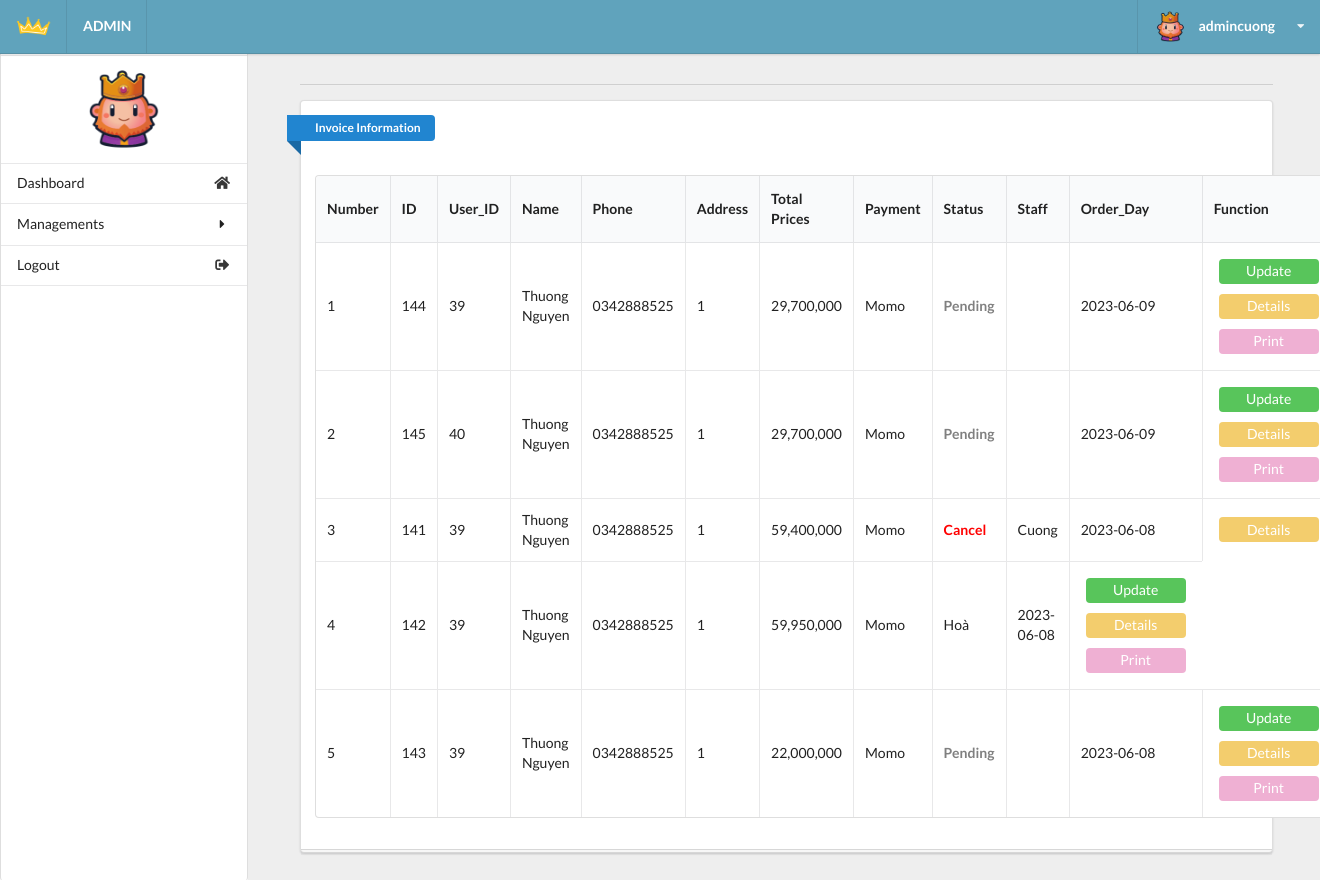
The app's page /admin/admin.php?act=invoice (signed in) with its own data.
### tables this page shows
CREATE TABLE `tbl_order` (
  `id` int(9) NOT NULL,
  `invoice_id` varchar(20) NOT NULL,
  `total_prices` double(10,0) NOT NULL DEFAULT 0,
  `payment` tinyint(1) NOT NULL DEFAULT 1,
  `id_user` int(11) NOT NULL,
  `fname` varchar(20) NOT NULL,
  `lname` varchar(20) NOT NULL,
  `phone` varchar(20) NOT NULL,
  `email` varchar(50) NOT NULL,
  `address` varchar(255) NOT NULL,
  `notes` varchar(255) NOT NULL DEFAULT 'Not note',
  `due_date` date NOT NULL,
  `status` varchar(20) NOT NULL DEFAULT 'Pending',
  `employee_pr` int(11) DEFAULT NULL
);

CREATE TABLE `tbl_user` (
  `id` int(11) NOT NULL,
  `name_us` varchar(50) DEFAULT NULL,
  `address_us` varchar(100) DEFAULT NULL,
  `email` varchar(50) NOT NULL,
  `user` varchar(20) NOT NULL,
  `password_us` varchar(20) NOT NULL,
  `role_us` tinyint(1) NOT NULL DEFAULT 0
);

### model/invoicedb.php (called while the page is built, shortened)
<?php
    function getall_invoice(){
        $conn=connectdb();
        $stmt = $conn->prepare("SELECT * FROM tbl_order ORDER BY due_date DESC");
        $stmt->execute();
        $kq=$stmt->fetchAll();
        return $kq;
    }
?>

### model/userdb.php (called while the page is built, shortened)
<?php
function getall_user(){
    $conn=connectdb();
    $stmt = $conn->prepare("SELECT * FROM tbl_user");
    $stmt->execute();
    $kq=$stmt->fetchAll();
    return $kq;
}
?>

### admin/invoice.php (the view, shortened to what this page needs)
<div class="right floated thirteen wide computer sixteen wide phone column" id="content">
    <div class="ui container grid">
        <div class="row">
            <div class="fifteen wide computer sixteen wide phone centered column center-table">
                <div class="ui divider"></div>
                <div class="ui grid">
                    <div class="sixteen wide computer sixteen wide phone centered column">
                        <div class="ui stacked segment">
                            <div class="ui blue ribbon icon label">Invoice Information</div>
                            <br><br>
                            <table id="example" class="ui celled table responsive nowrap unstackable"
                                style="width:100%">
                                <thead>
                                    <tr>
                                        <th>Number</th>
                                        <th>ID</th>
                                        <th>User_ID</th>
                                        <th>Name</th>
                                        <th>Phone</th>
                                        <th>Address</th>
                                        <th>Total Prices</th>
                                        <th>Payment</th>
                                        <th>Status</th>
                                        <th>Staff</th>
                                        <th>Order_Day</th>
                                        <th>Function</th>
                                    </tr>
                                </thead>
                                <?php
                  if (isset($kq) && (count($kq) > 0)) {
                    $i = 1;
                    foreach ($kq as $invoice) {
                      echo '
                        <tr>
                          <td>'.$i.'</td>
                          <td>'.$invoice['id'].'</td>
                          <td>'.$invoice['id_user'].'</td>
                          <td>'.$invoice['fname']. ' ' .$invoice['lname'].'</td>
                          <td>'.$invoice['phone'].'</td>
                          <td>'.$invoice['address'].'</td>
                          <td>'.number_format($invoice['total_prices']).'</td>
                        ';
                        if($invoice['payment'] ==1)
                        {
                          echo '<td>Cash on delivery</td>';
                        } else{
                          echo '<td>Momo</td>';
                        }
                        if($invoice['status'] =="Pending")
                        {
                          echo '<td class="status-pending">'.$invoice['status'].'</td>';
                        } elseif ($invoice['status'] == "Cancel"){
                          echo '<td class="status-cancel">'.$invoice['status'].'</td>';
                        } elseif ($invoice['status'] == "Delivered"){
                          echo '<td class="status-ordered">'.$invoice['status'].'</td>';
                        };
                        $check_us = 0;
                        foreach($user as $us)
                        {
                          if($us['id']==$invoice['employee_pr'])
                          {
                            echo '<td>'.$us['name_us'].'</td>';
                            $check_us = 1;
                          }
                        }
                        if($check_us == 0)
                        {
                          echo '<td> </td>';
                        }
                        echo '
                          <td>'.$invoice['due_date'].'</td>
                        ';
                        if($invoice['status'] == "Cancel")
                        {
                          echo'
                          <td>
                            <button  class="button-detail"><a class="change-a" href="../web_user/fashionApp.php?act=print_invoice_admin&iddh='.$invoice['id'].'">Details</a></button>
                          </td>
                        </tr>';
                        }
                        else {
                          echo'
                          <td>
                            <button  class="button-update"><a class="change-a" href="admin.php?act=updateform_invoice&id='.$invoice['id'].'">Update</a></button>
                            <button  class="button-detail"><a class="change-a" href="../web_user/fashionApp.php?act=print_invoice_admin&iddh='.$invoice['id'].'">Details</a></button>
                            <button  class="button-print"><a class="change-a" href="../web_user/fashionApp.php?act=print_invoice_admin&iddh='.$invoice['id'].'">Print</a></button>
                          </td>
                        </tr>';
                        }
                      $i++;
                    }
                  }
                ?>
                            </table>
                        </div>
                    </div>
                </div>
            </div>
        </div>
    </div>
</div>
</div>
</body>
</html>

### admin/css/main.css (style rules this page uses)
html, body { background-color: #eeeeee; height: 100%; width: 100%; margin: 0; padding: 0; }
#content { top: 1em; }
.button-update { background-color: #58c55b; border: none; color: white; padding: 4px 20px; width: 100px; height: 25px; text-align: center; text-decoration: none; display: inline-block; border-radius: 4px; margin: 5px; }
.button-detail { background-color: #f3cd6d; border: none; color: white; padding: 4px 20px; width: 100px; height: 25px; text-align: center; text-decoration: none; display: inline-block; border-radius: 4px; margin: 5px; }
.button-print { background-color: #efb0d3; border: none; color: white; padding: 4px 20px; width: 100px; height: 25px; text-align: center; text-decoration: none; display: inline-block; border-radius: 4px; margin: 5px; }
.change-a { color: white; width: 100%; }
.status-cancel { color: red; font-weight: bold; }
.status-pending { color: grey; font-weight: bold; }

### records on screen
tbl_order: id "144", id_user "39", fname "Thuong", lname "Nguyen", phone "0342888525", address "1", total_prices "29,700,000", payment "Momo", status "Pending", due_date "2023-06-09"
tbl_order: id "145", id_user "40", fname "Thuong", lname "Nguyen", phone "0342888525", address "1", total_prices "29,700,000", payment "Momo", status "Pending", due_date "2023-06-09"
tbl_order: id "141", id_user "39", fname "Thuong", lname "Nguyen", phone "0342888525", address "1", total_prices "59,400,000", payment "Momo", status "Cancel", due_date "2023-06-08"
tbl_user: name_us "Cuong"
tbl_order: id "142", id_user "39", fname "Thuong", lname "Nguyen", phone "0342888525", address "1", total_prices "59,950,000", payment "Momo", due_date "2023-06-08"
tbl_user: name_us "Hoà"
tbl_order: id "143", id_user "39", fname "Thuong", lname "Nguyen", phone "0342888525", address "1", total_prices "22,000,000", payment "Momo", status "Pending", due_date "2023-06-08"

### other values on screen
$_SESSION['name'] "admincuong"
